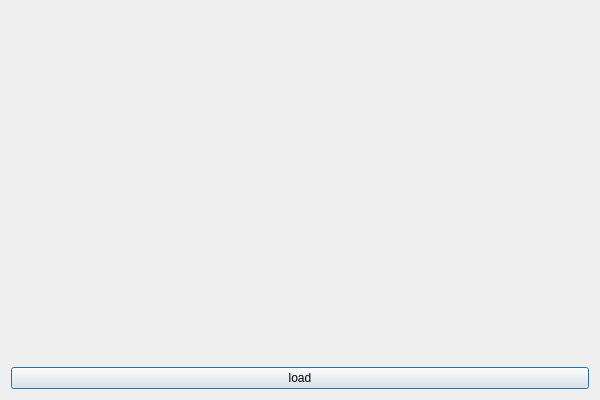
<?xml version="1.0" encoding="UTF-8"?>
<ui version="4.0">
 <class>PointcloudPreviewQDialogClass</class>
 <widget class="QDialog" name="PointcloudPreviewQDialogClass">
  <property name="geometry">
   <rect>
    <x>0</x>
    <y>0</y>
    <width>600</width>
    <height>400</height>
   </rect>
  </property>
  <property name="windowTitle">
   <string>PointcloudPreviewQDialog</string>
  </property>
  <layout class="QVBoxLayout" name="verticalLayout">
   <item>
    <widget class="SMCP::PointcloudWidget" name="pointcloud_preview" native="true"/>
   </item>
   <item>
    <widget class="QPushButton" name="load_pointcloud_button">
     <property name="text">
      <string>load</string>
     </property>
    </widget>
   </item>
  </layout>
 </widget>
 <layoutdefault spacing="6" margin="11"/>
 <customwidgets>
  <customwidget>
   <class>SMCP::PointcloudWidget</class>
   <extends>QWidget</extends>
   <header>PointcloudWidget.h</header>
   <container>1</container>
  </customwidget>
 </customwidgets>
 <resources/>
 <connections/>
</ui>
